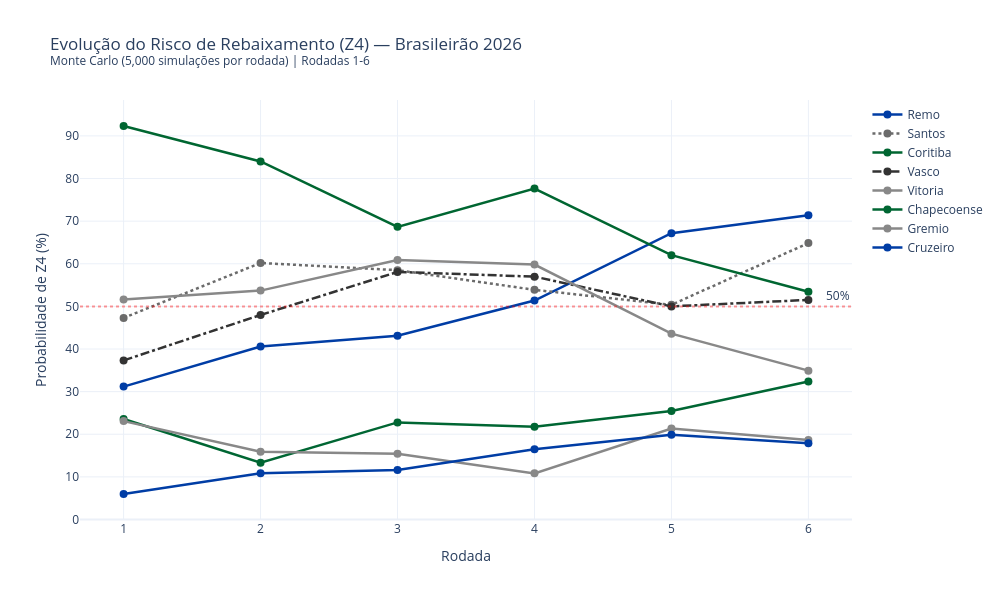

Notebook source saved alongside this figure:
### Code cell
# === GRÁFICO 2: EVOLUÇÃO DO RISCO DE REBAIXAMENTO ===

top_z4 = sorted(times_2026, key=lambda t: evolucao[t]['z4'][-1], reverse=True)[:8]
top_z4 = [t for t in top_z4 if evolucao[t]['z4'][-1] > 5]

fig_z4 = go.Figure()
for time in top_z4:
    fig_z4.add_trace(go.Scatter(
        x=rodadas_simuladas,
        y=evolucao[time]['z4'],
        mode='lines+markers',
        name=time,
        line=dict(color=cores_times.get(time, '#888'), width=2.5,
                  dash=dash_times.get(time, 'solid')),
        marker=dict(size=8),
        hovertemplate=f'{time}<br>Rodada %{{x}}<br>Risco Z4: %{{y:.1f}}%<extra></extra>'
    ))

# Linha de referência 50%
fig_z4.add_hline(y=50, line_dash='dot', line_color='red', opacity=0.4,
                 annotation_text='50%')

fig_z4.update_layout(
    title=f'Evolução do Risco de Rebaixamento (Z4) — Brasileirão 2026<br>'
          f'<sup>Monte Carlo ({N_SIMULACOES:,} simulações por rodada) | Rodadas 1-{rodada_max}</sup>',
    xaxis_title='Rodada',
    yaxis_title='Probabilidade de Z4 (%)',
    template='plotly_white',
    width=1000, height=600,
    xaxis=dict(dtick=1),
    hovermode='x unified',
    legend=dict(x=1.02, y=1)
)

fig_z4.show()
path = '../charts/evolucao_z4.html'
fig_z4.write_html(path, include_plotlyjs='cdn')

# Adiciona descrição estatística
_desc = "Evolução da probabilidade de rebaixamento (Z4) por rodada via Monte Carlo, com linha de referência em 50% para identificar times em zona crítica."
with open(path) as f:
    html = f.read()
html = html.replace('<div>', f'<p style="text-align:center;color:#666;font-size:13px;font-family:sans-serif;margin:8px 0 0 0;">{_desc}</p>\n<div>', 1)
with open(path, 'w') as f:
    f.write(html)

print('Gráfico exportado: charts/evolucao_z4.html')

### Figure 1 — Plotly figure (JSON) as saved in the notebook; plotly's stock layout.template omitted (floating-point values rounded to 4 significant figures)
{"data": [{"hovertemplate": "Remo<br>Rodada %{x}<br>Risco Z4: %{y:.1f}%<extra></extra>", "line": {"color": "#003DA5", "dash": "solid", "width": 2.5}, "marker": {"size": 8}, "mode": "lines+markers", "name": "Remo", "type": "scatter", "x": [1, 2, 3, 4, 5, 6], "y": [31.18, 40.6, 43.1, 51.36, 67.18, 71.36]}, {"hovertemplate": "Santos<br>Rodada %{x}<br>Risco Z4: %{y:.1f}%<extra></extra>", "line": {"color": "#6B6B6B", "dash": "dot", "width": 2.5}, "marker": {"size": 8}, "mode": "lines+markers", "name": "Santos", "type": "scatter", "x": [1, 2, 3, 4, 5, 6], "y": [47.3, 60.18, 58.5, 53.88, 50.36, 64.86]}, {"hovertemplate": "Coritiba<br>Rodada %{x}<br>Risco Z4: %{y:.1f}%<extra></extra>", "line": {"color": "#006631", "dash": "solid", "width": 2.5}, "marker": {"size": 8}, "mode": "lines+markers", "name": "Coritiba", "type": "scatter", "x": [1, 2, 3, 4, 5, 6], "y": [92.32, 84.0, 68.66, 77.64, 62.02, 53.42]}, {"hovertemplate": "Vasco<br>Rodada %{x}<br>Risco Z4: %{y:.1f}%<extra></extra>", "line": {"color": "#333333", "dash": "dashdot", "width": 2.5}, "marker": {"size": 8}, "mode": "lines+markers", "name": "Vasco", "type": "scatter", "x": [1, 2, 3, 4, 5, 6], "y": [37.32, 47.98, 58.08, 56.98, 50.0, 51.52]}, {"hovertemplate": "Vitoria<br>Rodada %{x}<br>Risco Z4: %{y:.1f}%<extra></extra>", "line": {"color": "#888", "dash": "solid", "width": 2.5}, "marker": {"size": 8}, "mode": "lines+markers", "name": "Vitoria", "type": "scatter", "x": [1, 2, 3, 4, 5, 6], "y": [51.6, 53.7, 60.9, 59.8, 43.6, 34.92]}, {"hovertemplate": "Chapecoense<br>Rodada %{x}<br>Risco Z4: %{y:.1f}%<extra></extra>", "line": {"color": "#006633", "dash": "solid", "width": 2.5}, "marker": {"size": 8}, "mode": "lines+markers", "name": "Chapecoense", "type": "scatter", "x": [1, 2, 3, 4, 5, 6], "y": [23.58, 13.32, 22.78, 21.76, 25.46, 32.36]}, {"hovertemplate": "Gremio<br>Rodada %{x}<br>Risco Z4: %{y:.1f}%<extra></extra>", "line": {"color": "#888", "dash": "solid", "width": 2.5}, "marker": {"size": 8}, "mode": "lines+markers", "name": "Gremio", "type": "scatter", "x": [1, 2, 3, 4, 5, 6], "y": [23.08, 15.92, 15.4, 10.82, 21.34, 18.66]}, {"hovertemplate": "Cruzeiro<br>Rodada %{x}<br>Risco Z4: %{y:.1f}%<extra></extra>", "line": {"color": "#003DA5", "dash": "solid", "width": 2.5}, "marker": {"size": 8}, "mode": "lines+markers", "name": "Cruzeiro", "type": "scatter", "x": [1, 2, 3, 4, 5, 6], "y": [5.98, 10.84, 11.62, 16.48, 19.9, 17.88]}], "layout": {"annotations": [{"showarrow": false, "text": "50%", "x": 1, "xanchor": "right", "xref": "x domain", "y": 50, "yanchor": "bottom", "yref": "y"}], "height": 600, "hovermode": "x unified", "legend": {"x": 1.02, "y": 1}, "shapes": [{"line": {"color": "red", "dash": "dot"}, "opacity": 0.4, "type": "line", "x0": 0, "x1": 1, "xref": "x domain", "y0": 50, "y1": 50, "yref": "y"}], "title": {"text": "Evolução do Risco de Rebaixamento (Z4) — Brasileirão 2026<br><sup>Monte Carlo (5,000 simulações por rodada) | Rodadas 1-6</sup>"}, "width": 1000, "xaxis": {"dtick": 1, "title": {"text": "Rodada"}}, "yaxis": {"title": {"text": "Probabilidade de Z4 (%)"}}}}
